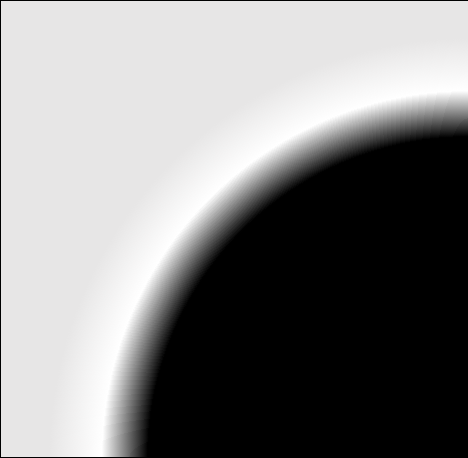
#> input picture AOI reference/Week12_hw/0518_5p.png, 468 x 458 px, found by its file name
$ python 'Week12_練習題1_110303506.py'
#> lines starting #> are read from the running program, lines starting #| are printed output that depends on the picture
import cv2

def main():
    img = cv2.imread('Week12_hw/0518_5p.png')
#> img is the input picture: shape (458, 468, 3); mean B, G, R 132.6, 132.6, 133
    cv2.imshow('test', img)
    edges = cv2.Canny(img, 10,50)
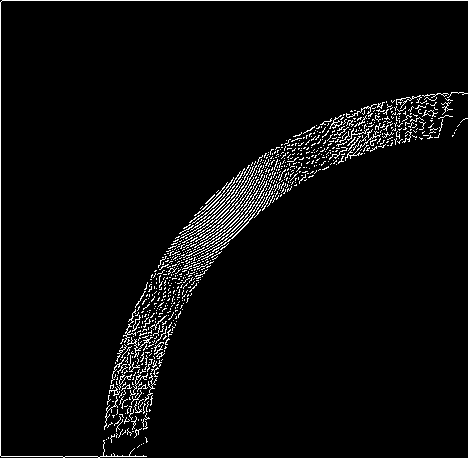
#> edges: shape (458, 468); 3.7% white in thin lines or dots
    cv2.imshow('edge',edges)
    cv2.waitKey(0)
    cv2.destroyAllWindows()

if __name__=='__main__':
    main()
